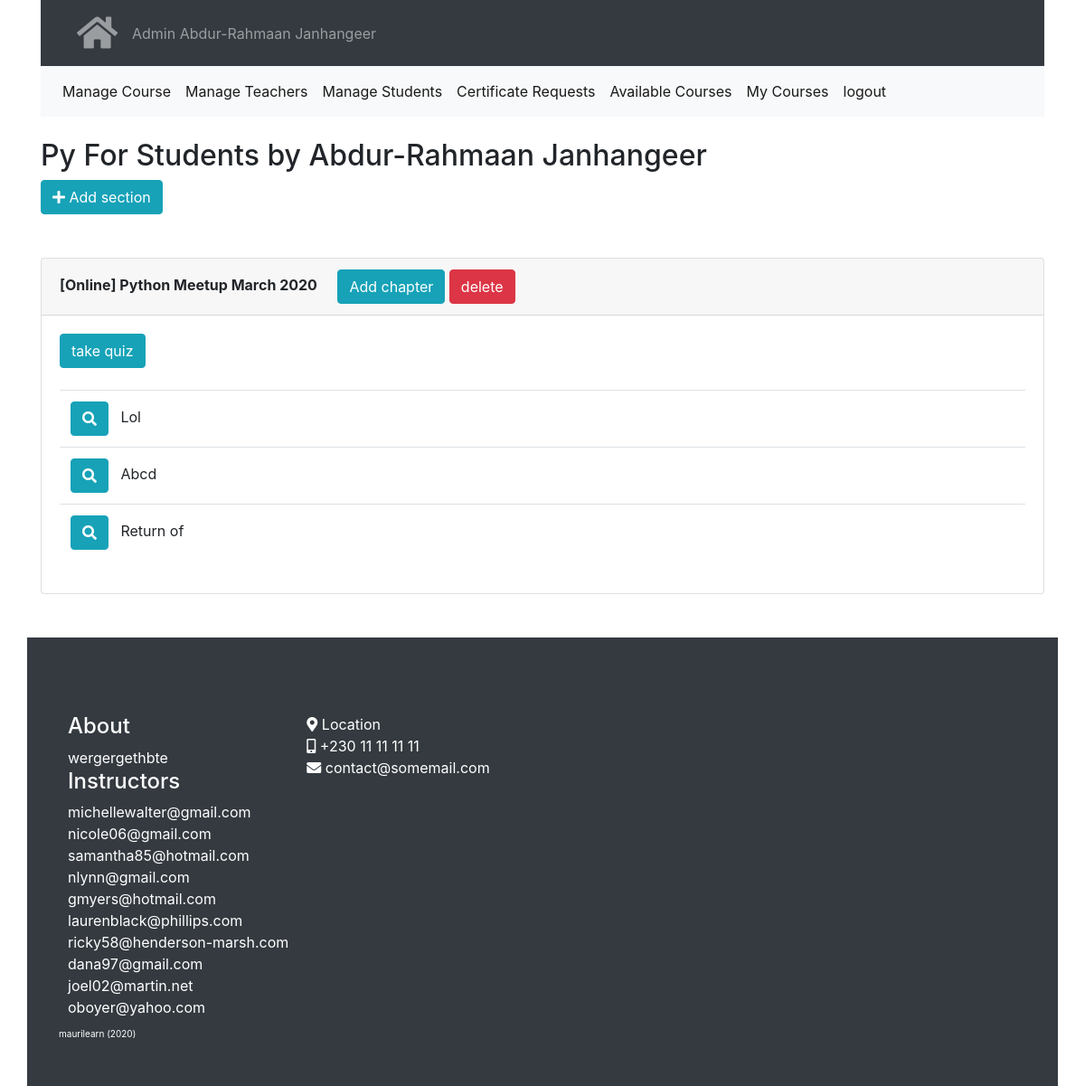
The page /course/view/1 (signed in) on the database as committed earlier.
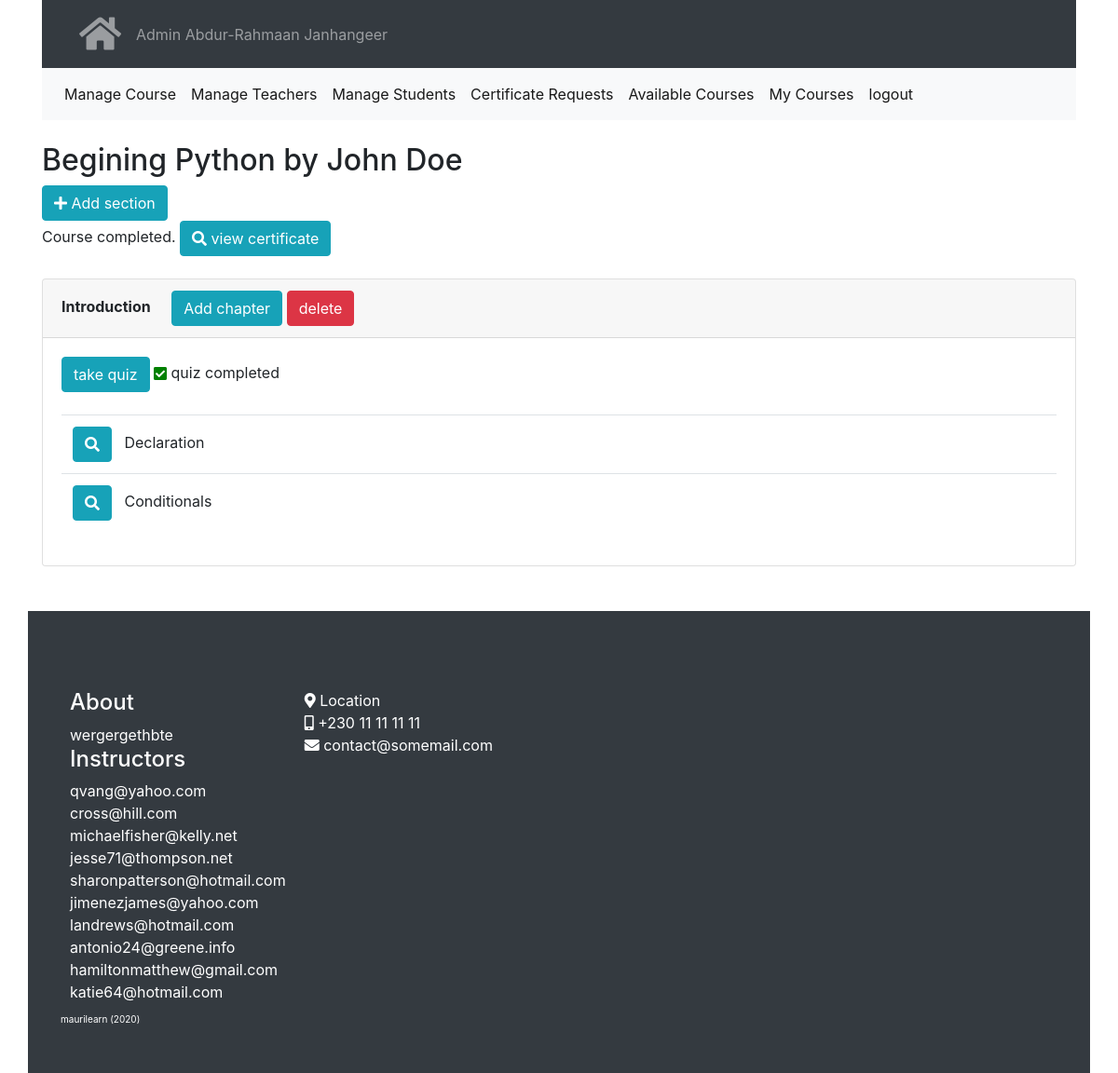
The same page on the database as committed later.
### modules/course/models.py (models this page shows, shortened)
class Course(db.Model):
    __tablename__ = 'courses'
    id = db.Column(db.Integer, primary_key=True)
    name = db.Column(db.String(100))
    created_date = db.Column(db.DateTime, default=datetime.now())
    teacher_id = db.Column(db.Integer, db.ForeignKey('users.id'),
        nullable=False)
    sections = db.relationship('Section', backref='course', lazy=True,
        cascade="all, delete, delete-orphan")
    def delete(self):
        db.session.delete(self)
        db.session.commit()

class Section(db.Model):
    __tablename__ = 'sections'
    id = db.Column(db.Integer, primary_key=True)
    name = db.Column(db.String(100))
    created_date = db.Column(db.DateTime, default=datetime.now())
    course_id = db.Column(db.Integer, db.ForeignKey('courses.id'),
        nullable=False)
    quizzes = db.relationship('Quiz', backref='section', lazy=True,
        cascade="all, delete, delete-orphan")
    quiz_histories = db.relationship('QuizHistory', backref='section', lazy=True,
        cascade="all, delete, delete-orphan")
    sub_sections = db.relationship('SubSection', backref='section', lazy=True,
        cascade="all, delete, delete-orphan")
    def delete(self):
        db.session.delete(self)
        db.session.commit()

class SubSection(db.Model):
    __tablename__ = 'sub_sections'
    id = db.Column(db.Integer, primary_key=True)
    name = db.Column(db.String(100))
    created_date = db.Column(db.DateTime, default=datetime.now())
    section_id = db.Column(db.Integer, db.ForeignKey('sections.id'),
        nullable=False)
    resources = db.relationship('Resource', backref='sub_section', lazy=True,
        cascade="all, delete, delete-orphan")
    def delete(self):
        db.session.delete(self)
        db.session.commit()

### modules/auth/models.py (models this page shows, shortened)
class User(UserMixin, db.Model):
    __tablename__ = 'users'
    id = db.Column(db.Integer, primary_key=True)
    email = db.Column(db.String(100))
    password = db.Column(db.String(128))
    name = db.Column(db.String(120))
    role = db.Column(db.String(120))
    courses = db.relationship("Course",
        secondary=course_subs,
        cascade = "all, delete")# !subs- teacher, students
    quiz_histories = db.relationship('QuizHistory', backref='person', lazy=True,
        cascade="all, delete, delete-orphan")
    def delete(self):
        db.session.delete(self)
        db.session.commit()

### modules/course/view.py (the view)
@course_blueprint.route("/view/<course_id>", methods=['GET', 'POST'])
@login_required
def view(course_id):
    context = base_context()
    course = Course.query.get(course_id)
    context['course'] = course
    context['author'] = User.query.get(course.teacher_id)
    def section_quiz_completed(current_user, section):
        if QuizHistory.query.filter(
                (QuizHistory.person_id == current_user.id) &
                (QuizHistory.section_id == section.id)
                ).first():
            return True
        return False
    def course_completed(course_id):
        course = Course.query.get(course_id)
        person_quiz = QuizHistory.query.filter(
                (QuizHistory.person_id == current_user.id)
                ).all()
        completed_sections = []
        for completed in person_quiz:
            section = Section.query.get(completed.section_id)
            if section.course.id == course.id:
                completed_sections.append(completed)
        if len(completed_sections) == len(course.sections):
            return True
        return False
    def certificate_requested(course_id):
        if CertificateRequest.query.filter(
                (CertificateRequest.course_taker_id == current_user.id) &
                (CertificateRequest.course_id == course_id)
                ).first():
            return True
        return False
    def certificate_approved(course_id):
        if Certificate.query.filter(
                (Certificate.course_taker_id == current_user.id) &
                (Certificate.course_id == course_id)
                ).first():
            return True
        return False
    context['section_quiz_completed'] = section_quiz_completed
    context['course_completed'] = course_completed
    context['certificate_requested'] = certificate_requested
    context['certificate_approved'] = certificate_approved
    return render_template('course/view_course.html', **context)

### app.py (called while the page is built)
def create_app(config_name):
    app = Flask(__name__)
    configuration = app_config[config_name]
    app.config.from_object(configuration)
    db.init_app(app)
    ma.init_app(app)
    csrf = CSRFProtect(app)
    configure_uploads(app, photos)
    login_manager.init_app(app)
    login_manager.login_view = configuration.LOGIN_VIEW
    login_manager.login_message = configuration.LOGIN_MESSAGE
    @login_manager.user_loader
    def load_user(id):
        return User.query.get(id)
    for module in os.listdir("modules"):
        if module.startswith("__"):
            continue
        mod = importlib.import_module("modules.{}.view".format(module))
        app.register_blueprint(getattr(mod, "{}_blueprint".format(module)))
    @app.route("/")
    def index():
        return redirect(configuration.HOMEPAGE_URL)
    return app

### shopyoapi/enhance.py (called while the page is built)
def base_context():
    base_context = {
        'MESSAGE': '',
        'current_user': current_user,
        'User': User
    }
    return base_context.copy()

### modules/course/templates/course/view_course.html (shortened to what this page needs)
{% extends "base/base.html" %}
{% block content %}
{%include 'course/partials/nav.html'%}
<br>
<h2>{{course.name}} by {{author.name}}</h2>
{%if course.teacher_id == current_user.id or current_user.role == 'admin'%}
<div><a class="btn btn-info"
    href="{{url_for('course.add_section', course_id=course.id)}}">
    <i class="fa fa-plus"></i> Add section</a></div>
{%endif%}
{%if course_completed(course.id)%}
Course completed.
    {%if certificate_requested(course.id)%}
        Certificate being processed
    {%elif not certificate_approved(course.id)%}
        <a class="btn btn-success" href="{{url_for('course.certificate_request', course_id=course.id)}}">Request Certificate</a>
    {%elif certificate_approved(course.id)%}
        {%set person_name = current_user.name.replace(' ', '_').replace('-', '_')%}
        {%set course_name = course.name.replace(' ', '_').replace('-', '_')%}
        {%set certif_path = person_name+'_'+course_name%}
        <a class="btn btn-info"
        href="/static/certificates/{{certif_path}}.pdf"><i class="fa fa-search"></i> view certificate</a>
    {%endif%}
{%endif%}
<br>
<br>
{%for section in course.sections%}
    <div class="card">
        <div class="card-header">
            <b>{{section.name}}</b> &nbsp;&nbsp;&nbsp;
            {%if course.teacher_id == current_user.id or current_user.role == 'admin'%}
            <a class="btn btn-info" href="{{url_for('course.add_subsection', section_id=section.id)}}">Add chapter</a>
            <a class="btn btn-danger" href="{{url_for('course.delete_section', section_id=section.id)}}">delete</a>
            {%endif%}
        </div>
        <div class="card-body">
            <a class="btn btn-info" href="{{url_for('course.take_quiz', section_id=section.id)}}">take quiz</a>
            {%if section_quiz_completed(current_user, section) %}
                <i style="color:green;" class="fa fa-check-square"></i> quiz completed
            {%endif%}
            <br><br>
            <table class="table">
                <tbody>
            {%for subsection in section.sub_sections%}
                <tr><td>
                <a class="btn btn-info"
                href="{{url_for('course.view_subsection', subsection_id=subsection.id)}}">
                    <i class="fa fa-search"></i>
                </a>&nbsp;&nbsp;
                {{subsection.name}}
                </td>
                </tr>
            {%endfor%}
                </tbody>
            </table>
        </div>
    </div>
    <br>
{%endfor%}
{% endblock %}

### modules/base/templates/base/base.html (shortened to what this page needs)
<!DOCTYPE html>
<html>
<head>
    <link rel="stylesheet" href="/static/bootstrap.min.css">
    <link rel="stylesheet" href="/static/fontawesome/css/all.css">
</head>
<body>
<div class="container">
    <nav class="navbar navbar-expand-sm bg-dark navbar-dark">
      <div id="flashed-messages">
    </div>
      <ul class="navbar-nav">
        <li class="nav-item">
          <a class="nav-link" href="/" title="Main Page"><i class="fas fa-home"></i></a>
        </li>
      </ul>
      <ul class="navbar-nav">
        <li class="nav-item">
          <a class="nav-link" href="/" title="Main Page">
            <span style="text-transform:capitalize;">{{current_user.role}}</span> {{current_user.name}}
          </a>
        </li>
      </ul>
    </nav>
    {% block content %}{% endblock %}
</div>
<br>
<footer class="app-footer page-footer bg-dark container" style="">
  <br>
  <div class="row">
    <div class="">
      <h4>About</h4>
      wergergethbte
      <h4>Instructors</h4>
      {%for teacher in User.query.filter(
                (User.role == 'teacher')
                ).all()%}
        {{teacher.email}}<br>
      {%endfor%}
    </div>
    <div class="">
      <i class="fa fa-map-marker-alt"></i> Location <br>
      <i class="fa fa-mobile-alt"></i> +230 11 11 11 11 <br>
      <i class="fa fa-envelope"></i> contact@somemail.com
    </div>
  </div>
  <div class="row app-copyright">
    maurilearn (<span id="year"></span>)
  </div>
</footer>
</body>
</html>

Rows that differ between the two databases and show on the page:
removed Section: name "[Online] Python Meetup March 2020"
no longer on one of the page's lists (row edited): User: email "michellewalter@gmail.com"
removed SubSection: name "Lol"
removed SubSection: name "Abcd"
removed SubSection: name "Return of"
changed Course: name "Py For Students" → "Begining Python"
added Section: name "Introduction", shows "quiz completed"
added SubSection: name "Declaration"
added SubSection: name "Conditionals"
changed User: email "nicole06@gmail.com" → "qvang@yahoo.com"
changed User: email "samantha85@hotmail.com" → "cross@hill.com"
changed User: email "nlynn@gmail.com" → "michaelfisher@kelly.net"
changed User: email "gmyers@hotmail.com" → "jesse71@thompson.net"
changed User: email "laurenblack@phillips.com" → "sharonpatterson@hotmail.com"
changed User: email "ricky58@henderson-marsh.com" → "jimenezjames@yahoo.com"
changed User: email "dana97@gmail.com" → "landrews@hotmail.com"
changed User: email "joel02@martin.net" → "antonio24@greene.info"
changed User: email "oboyer@yahoo.com" → "hamiltonmatthew@gmail.com"
now on this page (row edited): User: email "katie64@hotmail.com"
Other text that changed with them:
{{ author.name }}: "Abdur-Rahmaan Janhangeer" → "John Doe"
text now shown: "Course completed. view certificate"
